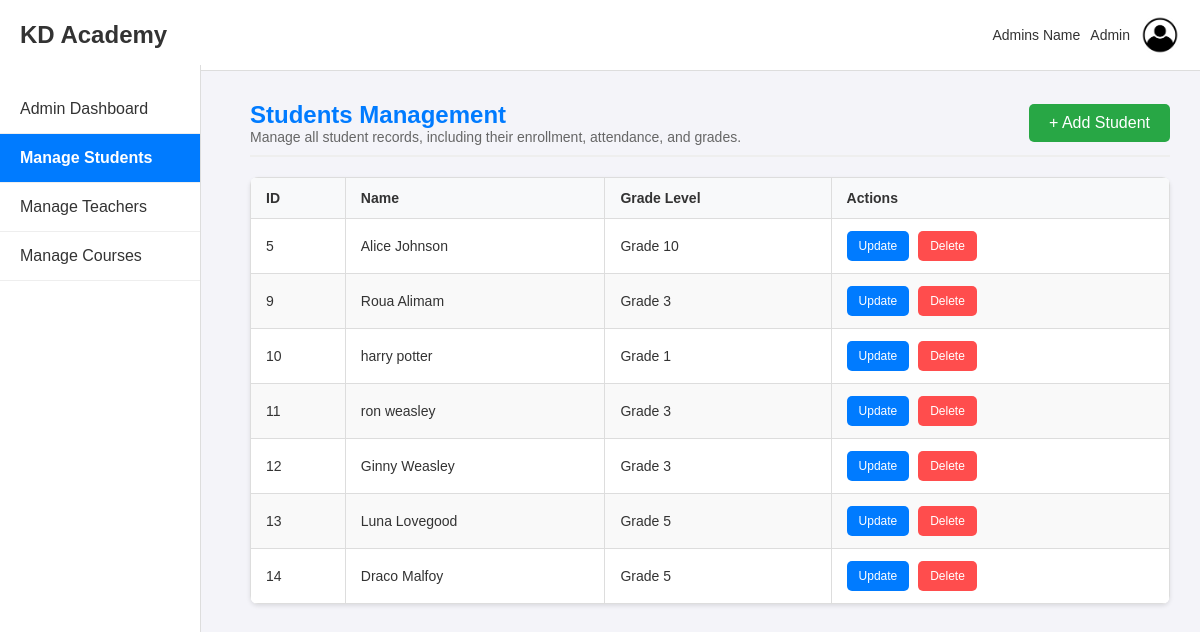
The app's page /admin/students with its own data.
### app/models.py (models this page shows, shortened)
class Student(db.Model):
    __tablename__ = 'students'
    student_id = db.Column(db.Integer, primary_key=True)
    user_id = db.Column(db.Integer, db.ForeignKey('users.user_id'), nullable=False)
    grade_level = db.Column(db.String(5), nullable=False)

class User(db.Model, UserMixin):
    __tablename__ = 'users'
    user_id = db.Column(db.Integer, primary_key=True, autoincrement=True)
    first_name = db.Column(db.String(50), nullable=False)
    last_name = db.Column(db.String(50), nullable=False)
    username = db.Column(db.String(50), unique=True, nullable=False)
    email = db.Column(db.String(100), unique=True, nullable=False)
    password = db.Column(db.String(200), nullable=False)
    role = db.Column(db.String(10), nullable=False)  # student, teacher, admin
    teacher_relationship = db.relationship('Teacher', backref='teacher_user', uselist=False)
    student_relationship = db.relationship('Student', backref='student_user', uselist=False)

### app/routes/admin_routes.py (the view)
@admin_routes.route('/students')
def students_management():
    try:
        students = db.session.query(Student, User).join(User, Student.user_id == User.user_id).all()
        return render_template('admin/students_man.html', students=students)
    except Exception as e:
        print(f"Error fetching students: {e}")
        flash("Error loading Students Management Page.", "error")

### app/templates/admin/students_man.html (shortened to what this page needs)
<!DOCTYPE html>
<html lang="en">
<head>
    <link rel="stylesheet" href="{{ url_for('static', filename='css/shared.css') }}">
    <link rel="stylesheet" href="{{ url_for('static', filename='css/student_man.css') }}">
</head>
<body>
    <header class="top-nav">
        <div class="logo">KD Academy</div>
        <div class="user-info">
            <span>Admins Name</span>
            <span>Admin</span>
            <img src="{{ url_for('static', filename='images/user-icon.png') }}" alt="Admin Icon">
        </div>
    </header>
    <nav class="side-nav">
        <ul>
            <li><a href="{{ url_for('admin_routes.admin_dashboard') }}">Admin Dashboard</a></li>
            <li><a href="{{ url_for('admin_routes.students_management') }}" class="active">Manage Students</a></li>
            <li><a href="{{ url_for('admin_routes.teachers_management') }}">Manage Teachers</a></li>
            <li><a href="{{ url_for('admin_routes.courses_management') }}">Manage Courses</a></li>
        </ul>
    </nav>
    <div class="main-content">
        <div class="header-section">
            <div class="title-section">
                <h2>Students Management</h2>
                <p>Manage all student records, including their enrollment, attendance, and grades.</p>
            </div>
            <button class="add-btn" onclick="openAddStudentModal()">+ Add Student</button>
        </div>
        <div class="table-container">
            <table class="students-table">
                <thead>
                    <tr>
                        <th>ID</th>
                        <th>Name</th>
                        <th>Grade Level</th>
                        <th>Actions</th>
                    </tr>
                </thead>
                <tbody>
                    {% for student in students %}
                    <tr id="student-{{ student.Student.student_id }}"
                        data-first-name="{{ student.User.first_name }}"
                        data-last-name="{{ student.User.last_name }}"
                        data-grade-level="{{ student.Student.grade_level }}">
                        <td>{{ student.Student.student_id }}</td>
                        <td>{{ student.User.first_name }} {{ student.User.last_name }}</td>
                        <td>Grade {{ student.Student.grade_level }}</td>
                        <td>
                            <button class="action-btn update-btn" onclick="openUpdateStudentModal({{ student.Student.student_id }})">Update</button>
                            <form action="{{ url_for('admin_routes.delete_student', student_id=student.Student.student_id) }}" method="POST" style="display:inline;">
                                <button type="submit" class="action-btn delete-btn">Delete</button>
                            </form>
                        </td>
                    </tr>
                    {% endfor %}
                </tbody>
            </table>
        </div>
    </div>
</body>
</html>

### app/static/css/shared.css (style rules this page uses)
body, h1, h2, h3, p, a, div, header, table, th, td, ul, li, button { margin: 0; padding: 0; box-sizing: border-box; font-family: Arial, sans-serif; }
body { background-color: #f4f4f9; color: #333; font-size: 14px; }
.top-nav { display: flex; justify-content: space-between; align-items: center; padding: 15px 20px; background-color: #fff; color: #333; font-family: 'Futura', sans-serif; border-bottom: 1px solid #ddd; }
.top-nav .logo { font-size: 24px; font-weight: bold; }
.top-nav .user-info { display: flex; align-items: center; gap: 10px; }
.top-nav .user-info img { width: 40px; height: 40px; border-radius: 50%; background-color: #f8f9fa; }
.side-nav { position: fixed; top: 65px; left: 0; width: 200px; height: calc(100% - 65px); background-color: white; border-right: 1px solid #ddd; padding-top: 20px; }
.side-nav a { display: block; padding: 15px 20px; font-size: 16px; text-decoration: none; color: #333; border-bottom: 1px solid #eee; transition: background-color 0.3s ease, color 0.3s ease; }
.side-nav a.active { background-color: #007BFF; color: white; font-weight: bold; }
.main-content { margin-left: 220px; padding: 30px; }
.header-section { display: flex; justify-content: space-between; align-items: center; margin-bottom: 20px; border-bottom: 2px solid #eee; padding-bottom: 10px; }
.header-section h2 { font-size: 24px; color: #007BFF; }
.header-section p { font-size: 14px; color: #666; }
.add-btn { background-color: #28a745; color: white; border: none; padding: 10px 20px; border-radius: 5px; font-size: 16px; cursor: pointer; transition: background-color 0.3s ease; }

### app/static/css/student_man.css (style rules this page uses)
.main-content { margin-left: 220px; padding: 30px; }
.header-section { display: flex; justify-content: space-between; align-items: center; margin-bottom: 20px; border-bottom: 2px solid #eee; padding-bottom: 10px; }
.header-section h2 { font-size: 24px; color: #007BFF; }
.header-section p { font-size: 14px; color: #666; }
.table-container { margin-top: 20px; overflow-x: auto; background-color: white; border-radius: 8px; box-shadow: 0 2px 4px rgba(0, 0, 0, 0.1); }
.students-table { width: 100%; border-collapse: collapse; text-align: left; }
.students-table th, .students-table td { padding: 12px 15px; border: 1px solid #ddd; }
.students-table th { background-color: #f8f9fa; font-weight: bold; color: #333; }
.students-table tr:nth-child(even) { background-color: #f9f9f9; }
.add-btn { background-color: #28a745; color: white; border: none; padding: 10px 20px; border-radius: 5px; font-size: 16px; cursor: pointer; transition: background-color 0.3s ease; }
.action-btn { padding: 8px 12px; font-size: 12px; border: none; border-radius: 5px; cursor: pointer; margin-right: 5px; transition: background-color 0.3s ease; }
.action-btn.update-btn { background-color: #007BFF; color: white; }
.action-btn.delete-btn { background-color: #FF4D4D; color: white; }

### records on screen
Student: Student.student_id "5", User.first_name "Alice", User.last_name "Johnson", Student.grade_level "10"
Student: Student.student_id "9", User.first_name "Roua", User.last_name "Alimam", Student.grade_level "3"
Student: Student.student_id "10", User.first_name "harry", User.last_name "potter", Student.grade_level "1"
Student: Student.student_id "11", User.first_name "ron", User.last_name "weasley", Student.grade_level "3"
Student: Student.student_id "12", User.first_name "Ginny", User.last_name "Weasley", Student.grade_level "3"
Student: Student.student_id "13", User.first_name "Luna", User.last_name "Lovegood", Student.grade_level "5"
Student: Student.student_id "14", User.first_name "Draco", User.last_name "Malfoy", Student.grade_level "5"
